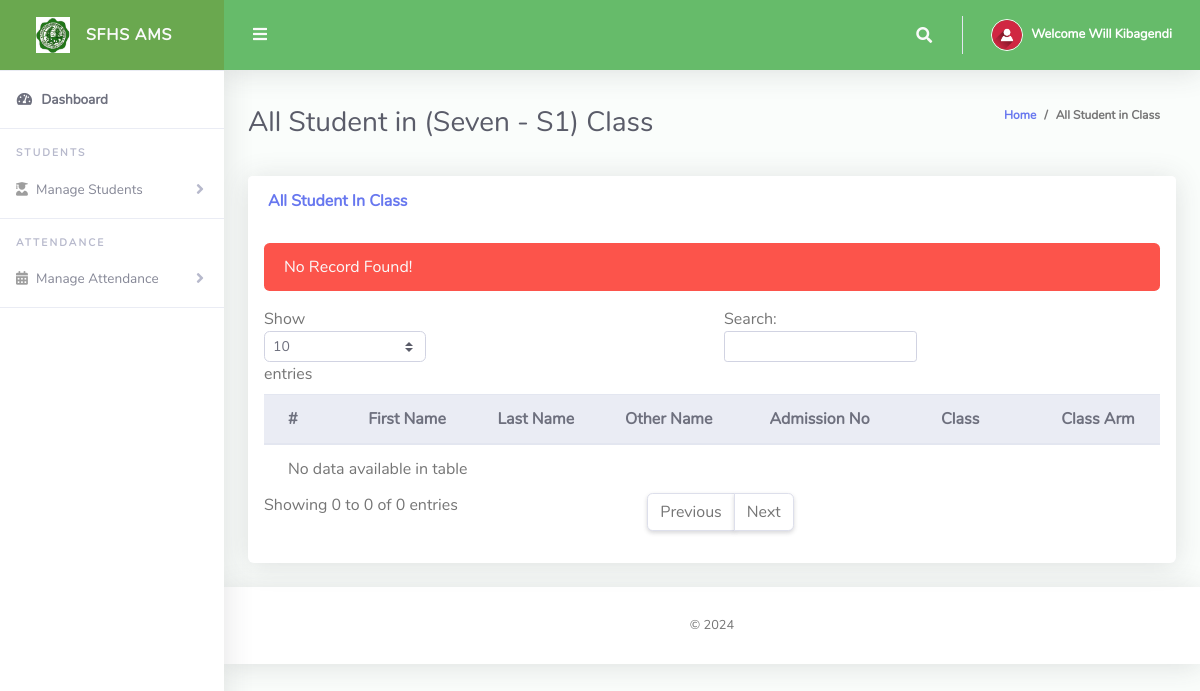
Before: /ClassTeacher/viewStudents.php (signed in) with the older database file.
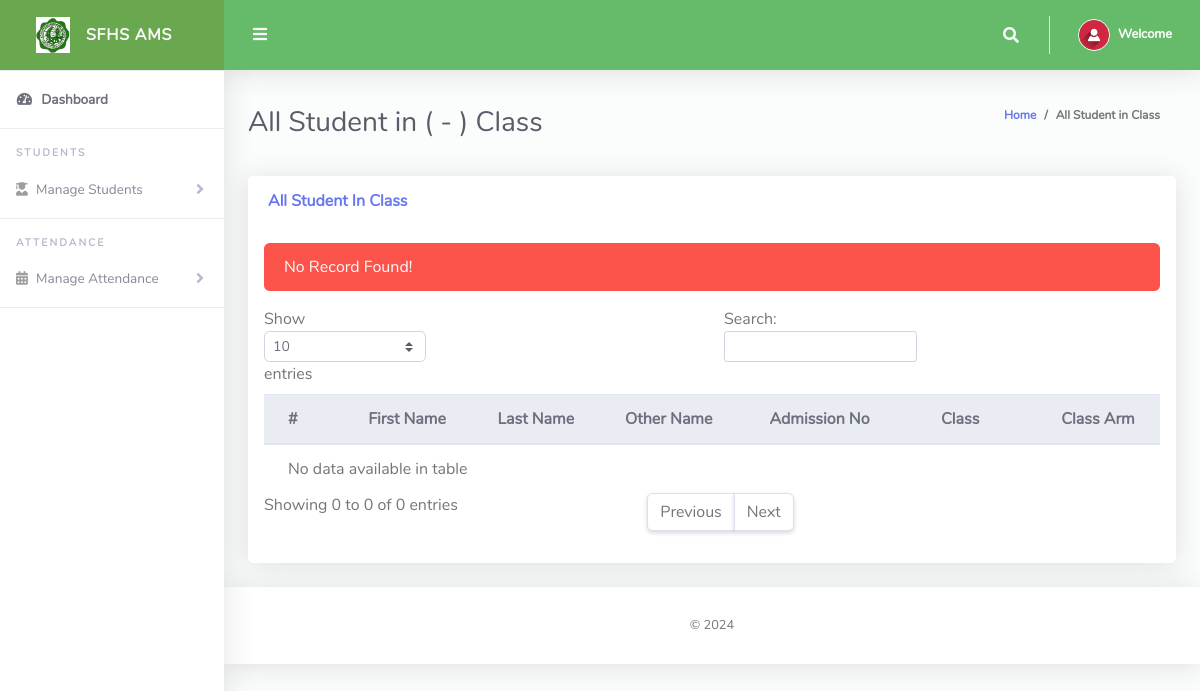
After: the same page with the newer database file.
### tables this page shows
CREATE TABLE `tblclassteacher` (
  `Id` int(10) NOT NULL,
  `firstName` varchar(255) NOT NULL,
  `lastName` varchar(255) NOT NULL,
  `emailAddress` varchar(255) NOT NULL,
  `password` varchar(255) NOT NULL,
  `phoneNo` varchar(50) NOT NULL,
  `classId` varchar(10) NOT NULL,
  `classArmId` varchar(10) NOT NULL,
  `dateCreated` varchar(50) NOT NULL
);

CREATE TABLE `tblclassarms` (
  `Id` int(10) NOT NULL,
  `classId` varchar(10) NOT NULL,
  `classArmName` varchar(255) NOT NULL,
  `isAssigned` varchar(10) NOT NULL
);

CREATE TABLE `tblclass` (
  `Id` int(10) NOT NULL,
  `className` varchar(255) NOT NULL
);

### ClassTeacher/viewStudents.php (the view, shortened to what the changed rows need)
<?php
include '../Includes/dbcon.php';
$query = "SELECT tblclass.className,tblclassarms.classArmName
    FROM tblclassteacher
    INNER JOIN tblclass ON tblclass.Id = tblclassteacher.classId
    INNER JOIN tblclassarms ON tblclassarms.Id = tblclassteacher.classArmId
    Where tblclassteacher.Id = '$_SESSION[userId]'";
    $rs = $conn->query($query);
    $rrw = $rs->fetch_assoc();
?>
<!DOCTYPE html>
<html lang="en">
<head>
  <link href="../vendor/fontawesome-free/css/all.min.css" rel="stylesheet" type="text/css">
  <link href="../vendor/bootstrap/css/bootstrap.min.css" rel="stylesheet" type="text/css">
  <link href="../css/ruang-admin.css" rel="stylesheet">
</head>
<body id="page-top">
  <div id="wrapper">
    <div id="content-wrapper" class="d-flex flex-column">
      <div id="content">
       <?php include "Includes/topbar.php";?>
        <div class="container-fluid" id="container-wrapper">
          <div class="d-sm-flex align-items-center justify-content-between mb-4">
            <h1 class="h3 mb-0 text-gray-800">All Student in (<?php echo $rrw['className'].' - '.$rrw['classArmName'];?>) Class</h1>
            <ol class="breadcrumb">
              <li class="breadcrumb-item"><a href="./">Home</a></li>
              <li class="breadcrumb-item active" aria-current="page">All Student in Class</li>
            </ol>
          </div>
          <div class="row">
            <div class="col-lg-12">
                 <div class="row">
              <div class="col-lg-12">
              <div class="card mb-4">
                <div class="table-responsive p-3">
                  <table class="table align-items-center table-flush table-hover" id="dataTableHover">
                    <thead class="thead-light">
                      <tr>
                        <th>#</th>
                        <th>First Name</th>
                        <th>Last Name</th>
                        <th>Other Name</th>
                        <th>Admission No</th>
                        <th>Class</th>
                        <th>Class Arm</th>
                      </tr>
                    </thead>
                  </table>
                </div>
              </div>
            </div>
            </div>
          </div>
        </div>
      </div>
    </div>
  </div>
</body>
</html>

### ClassTeacher/Includes/topbar.php (shortened to what the changed rows need)
<?php
  $query = "SELECT * FROM tblclassteacher WHERE Id = ".$_SESSION['userId']."";
  $rs = $conn->query($query);
  $rows = $rs->fetch_assoc();
  $fullName = $rows['firstName']." ".$rows['lastName'];;
?>
<nav class="navbar navbar-expand navbar-light bg-gradient-primary topbar mb-4 static-top">
          <ul class="navbar-nav ml-auto">
            <li class="nav-item dropdown no-arrow">
              <a class="nav-link dropdown-toggle" href="#" id="userDropdown" role="button" data-toggle="dropdown"
                aria-haspopup="true" aria-expanded="false">
                <span class="ml-2 d-none d-lg-inline text-white small"><b>Welcome <?php echo $fullName;?></b></span>
              </a>
            </li>
          </ul>
        </nav>

Changed rows visible on the page:
removed tblclassteacher: fullName "Will Kibagendi"
no longer on this page (row unchanged): tblclassarms: classId.className "Seven", classArmName "S1"
